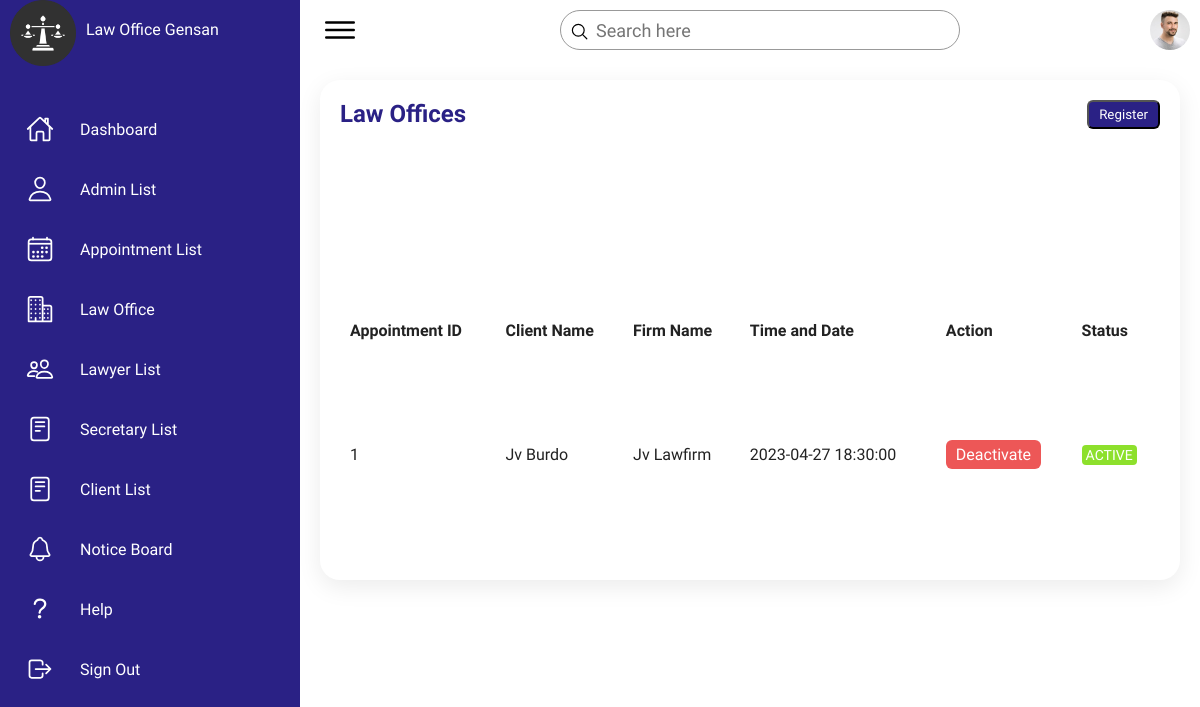
Page /appointmentlist.php on the earlier database version.
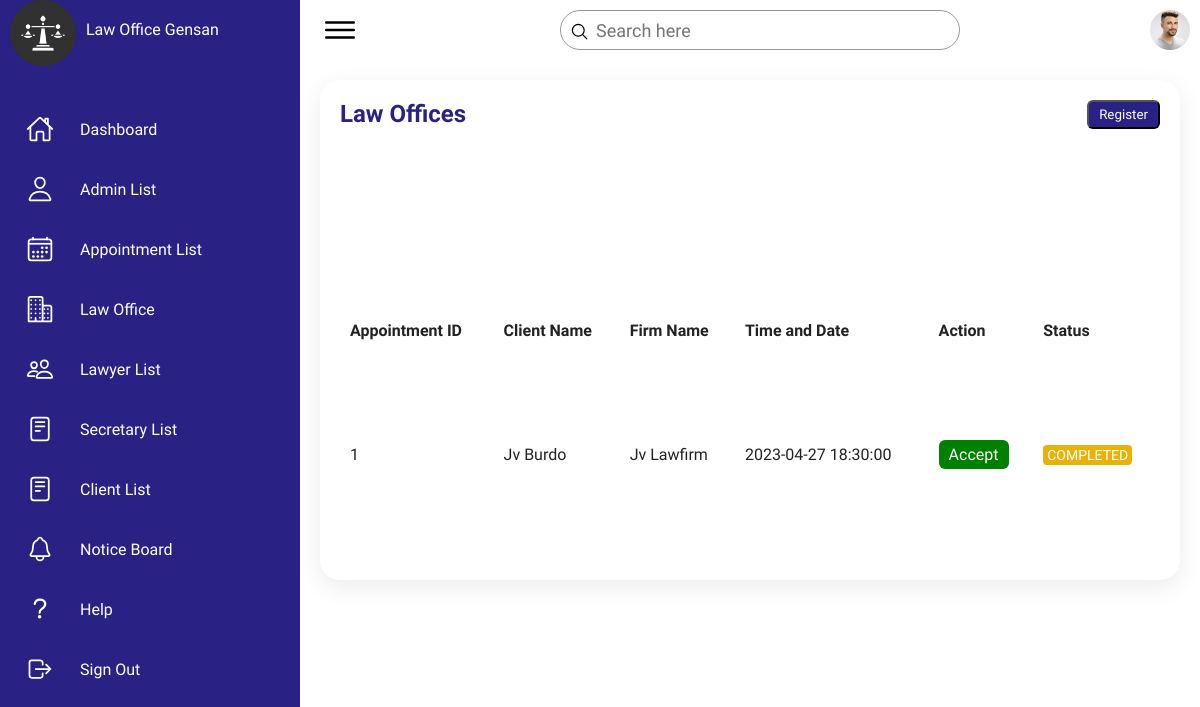
Same page on the later database version.
### tables this page shows
CREATE TABLE `tbl_appointment` (
  `appointment_id` int(11) NOT NULL,
  `user_id` int(11) NOT NULL,
  `office_id` int(11) NOT NULL,
  `appointment_timendate` datetime NOT NULL,
  `appointment_status` int(11) NOT NULL
);

CREATE TABLE `tbl_userinfo` (
  `userinfo_id` int(11) NOT NULL,
  `firstName` varchar(244) NOT NULL,
  `middlename` varchar(244) NOT NULL,
  `lastName` varchar(244) NOT NULL,
  `gender` varchar(244) NOT NULL,
  `user_status` int(11) NOT NULL
);

CREATE TABLE `tbl_officeinfo` (
  `office_id` int(11) NOT NULL,
  `office_name` varchar(244) NOT NULL,
  `office_email` varchar(244) NOT NULL,
  `office_status` int(11) NOT NULL
);

### appointmentlist.php (the view, shortened to what the changed rows need)
<?php
include "dbconn.php";
$sql = "SELECT
tbl_appointment.appointment_id,
tbl_officeinfo.office_name,
tbl_userinfo.firstName,
tbl_userinfo.middlename,
tbl_userinfo.lastName,
tbl_appointment.appointment_timendate,
tbl_appointment.appointment_status
FROM
tbl_appointment
JOIN
tbl_userinfo ON tbl_appointment.appointment_id = tbl_userinfo.userinfo_id
JOIN
tbl_officeinfo ON tbl_appointment.appointment_id = tbl_officeinfo.office_id";
$result = mysqli_query($conn, $sql);
?>
<!DOCTYPE html>
<html lang="en">
<head>
    <link rel="stylesheet" href="Law_ofiice.css">
</head>
<body>
    <div class="container">
        <div class="main">
            <div class="details">
                <div class="Appointment">
                    <div class="cardHeader">
                        <h2>Law Offices</h2>
                    </div>
                    <table id="lawoffice-table">
                        <thead>
                            <tr>
                                <td>Appointment ID</td>
                                <td>Client Name</td>
                                <td>Firm Name</td>
                                <td>Time and Date</td>
                                <td>Action</td>
                                <td>Status</td>
                            </tr>
                        </thead>
                        <tbody>
                        <tr>
                                <?php
                                    while($row = mysqli_fetch_assoc($result))
                                    {
                                ?>
                                    <td><?php echo $row['appointment_id'] ?></td>
                                    <td><?php echo $row['firstName'] . ' ' . $row['middlename'] . ' ' . $row['lastName']; ?></td>
                                    <td><?php echo $row['office_name']; ?></td>
                                    <td><?php echo $row['appointment_timendate']; ?></td>
                                    <td>
                                        <?php
                                        if($row['appointment_status'] == 0) {
                                            echo '<p><a href="appointmentactivate.php?appointment_id='.$row['appointment_id'].'&status=1" class="method active">Accept</a></p>';
                                        }
                                        else {
                                            echo '<p><a href="appointmentactivate.php?appointment_id='.$row['appointment_id'].'&status=0" class="method deactive">Deactivate</a></p>';
                                        }
                                        ?>
                                    </td>
                                    <td>
                                        <?php
                                        if($row['appointment_status'] == 1) {
                                        echo '<span class="status delivered">ACTIVE</span>';
                                        } else {
                                            echo '<span class="status pending">COMPLETED</span>';
                                        }
                                        ?>
                                    </td>
                            </tr>
                                <?php
                                    }
                                    ?>
                        </tbody>
                    </table>
                </div>
            </div>
        </div>
    </div>
</body>
</html>

Differences in the rows shown:
changed tbl_appointment "Jv": appointment_status "Deactivate ACTIVE" → "Accept COMPLETED"
